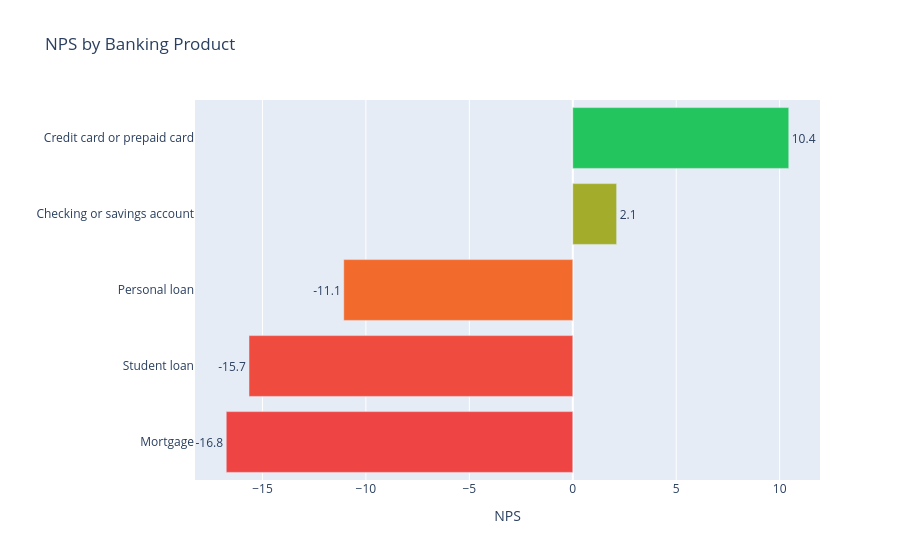

Notebook code cell kept with this figure:
### Markdown cell above
## 7. NPS by Product

### Code cell
nps_product = nps_by_group(df_banking, "product")
print(nps_product[["product", "n_total", "pct_promoters", "pct_detractors", "nps"]]
      .sort_values("nps", ascending=False).to_string(index=False))

fig = px.bar(
    nps_product.sort_values("nps"),
    x="nps", y="product", orientation="h",
    color="nps",
    color_continuous_scale=["#ef4444", "#f59e0b", "#22c55e"],
    title="NPS by Banking Product",
    labels={"nps": "NPS", "product": ""},
    text="nps",
)
fig.update_traces(texttemplate="%{text:.1f}", textposition="outside")
fig.update_layout(coloraxis_showscale=False)
fig.show()

### Figure 1 — Plotly figure (JSON) as saved in the notebook; plotly's stock layout.template omitted (floating-point values rounded to 4 significant figures)
{"data": [{"hovertemplate": "NPS=%{marker.color}<br>=%{y}<extra></extra>", "legendgroup": "", "marker": {"color": [-16.75, -15.65, -11.07, 2.12, 10.44], "coloraxis": "coloraxis", "pattern": {"shape": ""}}, "name": "", "orientation": "h", "showlegend": false, "text": [-16.75, -15.65, -11.07, 2.12, 10.44], "textposition": "outside", "texttemplate": "%{text:.1f}", "type": "bar", "x": [-16.75, -15.65, -11.07, 2.12, 10.44], "xaxis": "x", "y": ["Mortgage", "Student loan", "Personal loan", "Checking or savings account", "Credit card or prepaid card"], "yaxis": "y"}], "layout": {"barmode": "relative", "coloraxis": {"colorbar": {"title": {"text": "NPS"}}, "colorscale": [[0, "#ef4444"], [0.5, "#f59e0b"], [1, "#22c55e"]], "showscale": false}, "legend": {"tracegroupgap": 0}, "title": {"text": "NPS by Banking Product"}, "xaxis": {"anchor": "y", "domain": [0, 1], "title": {"text": "NPS"}}, "yaxis": {"anchor": "x", "domain": [0, 1], "title": {"text": ""}}}}
